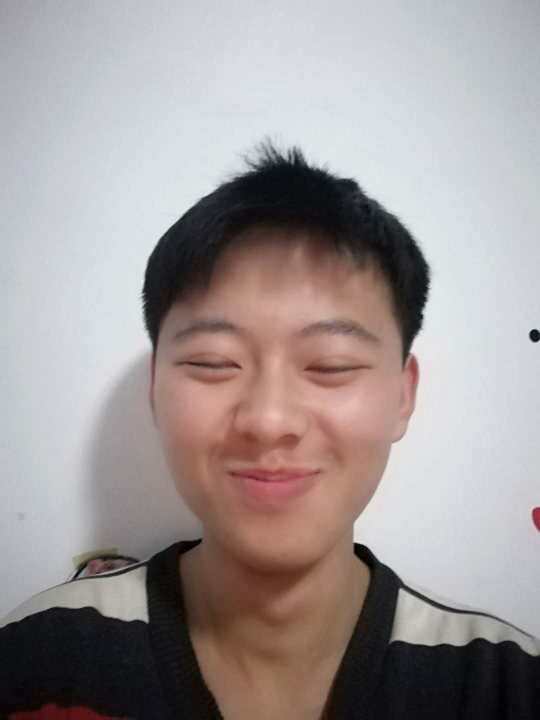
#> input picture assets/img/xzc18.jpg, 1080 x 1440 px (shown at 1/2 size)
$ python test.py
#> lines starting #> are read from the running program, lines starting #| are printed output that depends on the picture
img_="xzc18"
src_name=img_+".jpg"
dst_name=img_+".png"

import cv2

img=cv2.imread(src_name)
#> img is the input picture: shape (1440, 1080, 3); mean B, G, R 149.9, 151, 159.9

rows,cols=img.shape[:2]
#> rows = 1440; cols = 1080
dst=cv2.resize(img,(int(cols/2),int(rows/2)),interpolation=cv2.INTER_LINEAR)
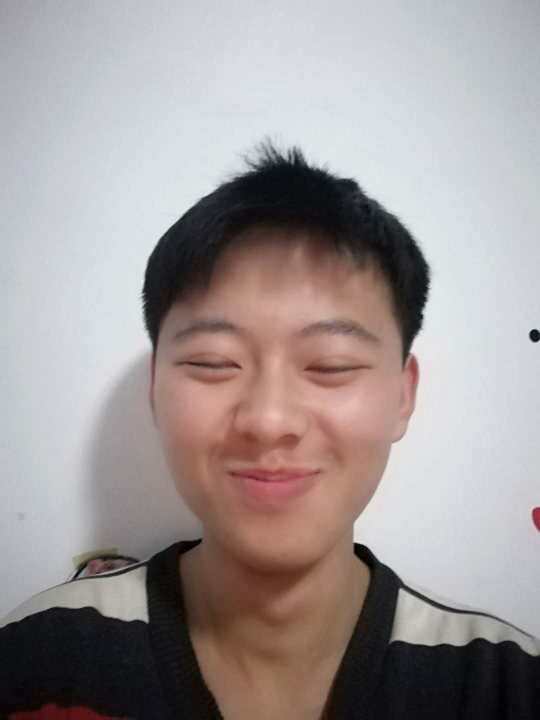
#> dst: shape (720, 540, 3); mean B, G, R 150.1, 151.1, 160
cv2.imwrite(dst_name,dst)

cv2.imshow("src",img)
cv2.imshow("dst",dst)

cv2.waitKey(0)
cv2.destroyAllWindows()

$ run again, with assets/img/xzc10.jpg copied over assets/img/xzc18.jpg
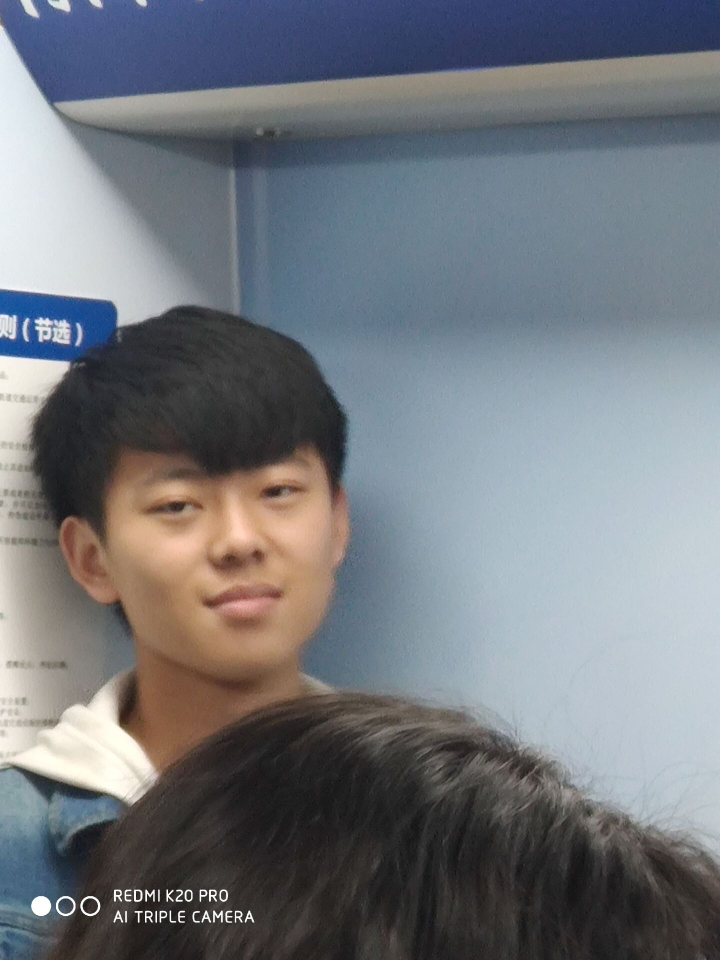
#> input picture assets/img/xzc10.jpg, 1440 x 1920 px (shown at 1/2 size)
#> img is the input picture: shape (1920, 1440, 3); mean B, G, R 124.6, 118.8, 114.8
#> `dst=cv2.resize(img,(int(cols/2),int(rows/2)),interpolation=cv2.INTER_L..`:
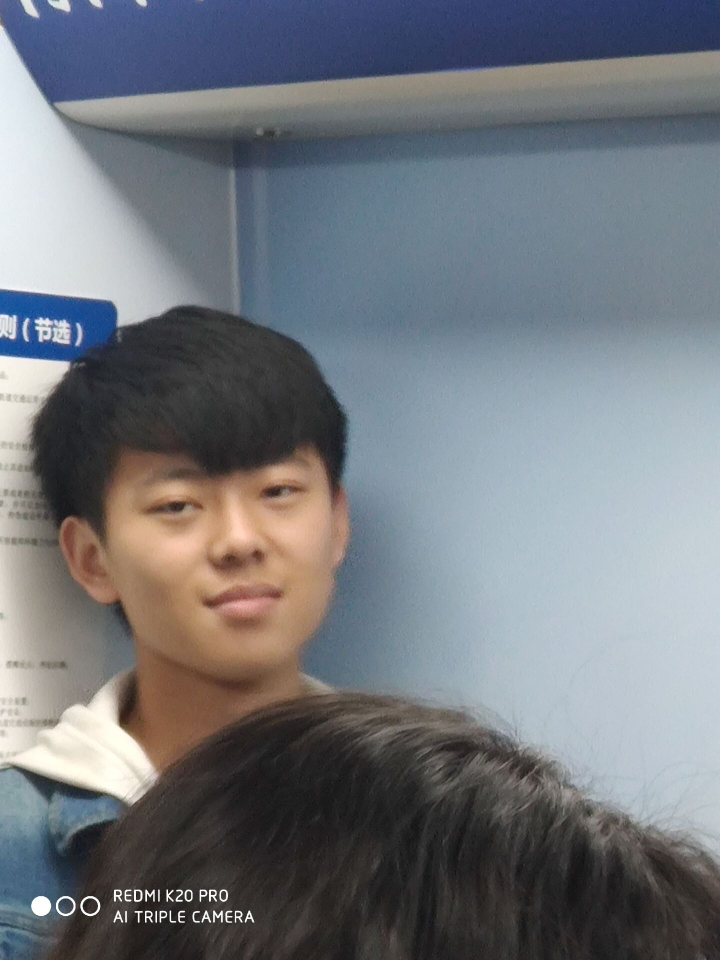
#> dst: shape (960, 720, 3); mean B, G, R 124.7, 118.9, 114.9

$ run again, with assets/img/xzc11.jpg copied over assets/img/xzc18.jpg
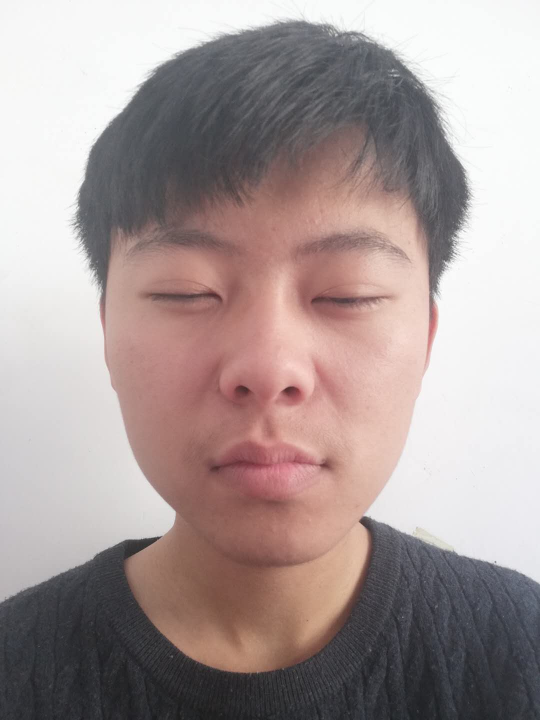
#> input picture assets/img/xzc11.jpg, 1080 x 1440 px (shown at 1/2 size)
#> img is the input picture: shape (1440, 1080, 3); mean B, G, R 152.1, 153.6, 168.1
#> `dst=cv2.resize(img,(int(cols/2),int(rows/2)),interpolation=cv2.INTER_L..`:
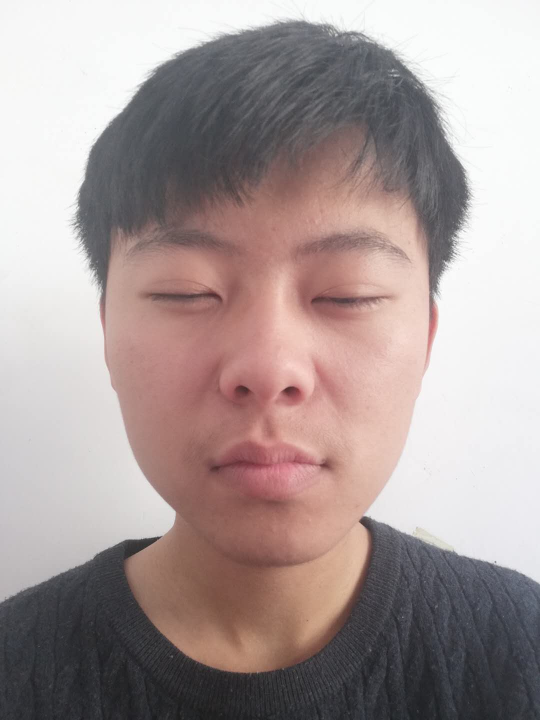
#> dst: shape (720, 540, 3); mean B, G, R 152.2, 153.7, 168.2

$ run again, with assets/img/xzc12.jpg copied over assets/img/xzc18.jpg
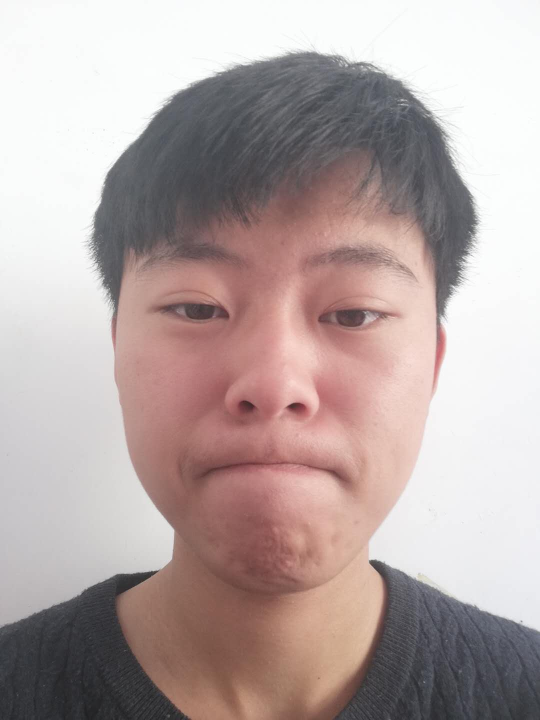
#> input picture assets/img/xzc12.jpg, 1080 x 1440 px (shown at 1/2 size)
#> img is the input picture: shape (1440, 1080, 3); mean B, G, R 164.8, 166.7, 182.1
#> `dst=cv2.resize(img,(int(cols/2),int(rows/2)),interpolation=cv2.INTER_L..`:
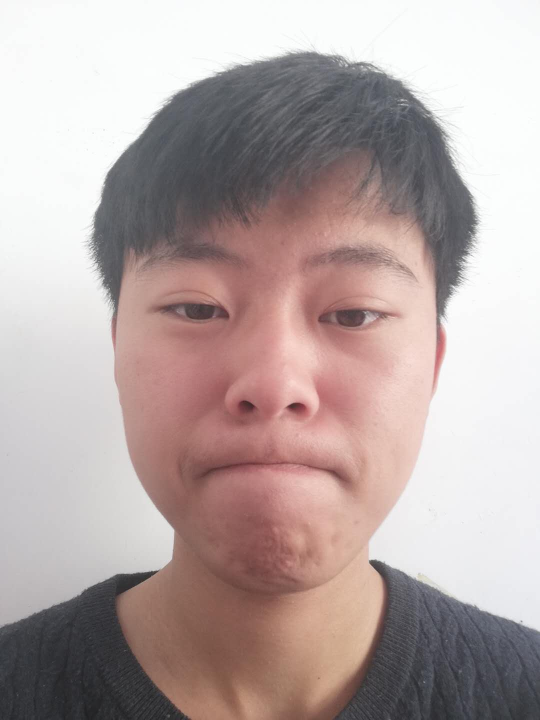
#> dst: shape (720, 540, 3); mean B, G, R 164.9, 166.8, 182.2
